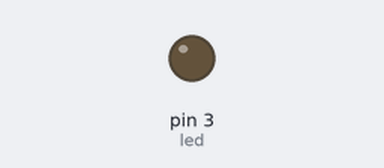
Bench run of a sketch on a simulated Arduino Uno, built with avr-gcc and run on an emulated ATmega328P. Shown: output pins drawn as LEDs (lit = HIGH).

Above: at 0.05 s.
At 9.45 s:
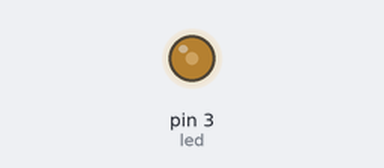
At 19.95 s:
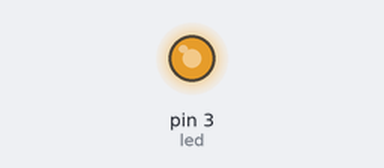
At 39.85 s:
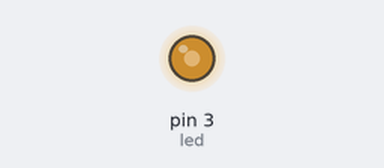
Timing chart, 0 to 40.0 s (numbered marks = the images above):
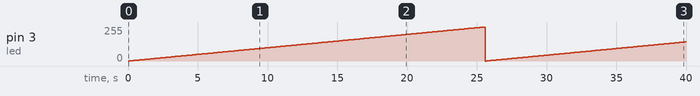

The sketch:

Part-5.ino
```cpp
int led = 3;
void setup() {
  // put your setup code here, to run once:
  pinMode(led,OUTPUT);
}

void loop() {
  // put your main code here, to run repeatedly:
  for(int i=0; i<=255;i++){
    analogWrite(led,i);
    delay(100);
  }
}
```

Measured:
- by itself, pin 3 (led): 0/255 → 1/255 at 0.10 s, → 2/255 0.10 s later, → 3/255 0.10 s later, → 4/255 0.10 s later, … (399 changes in this stretch)
